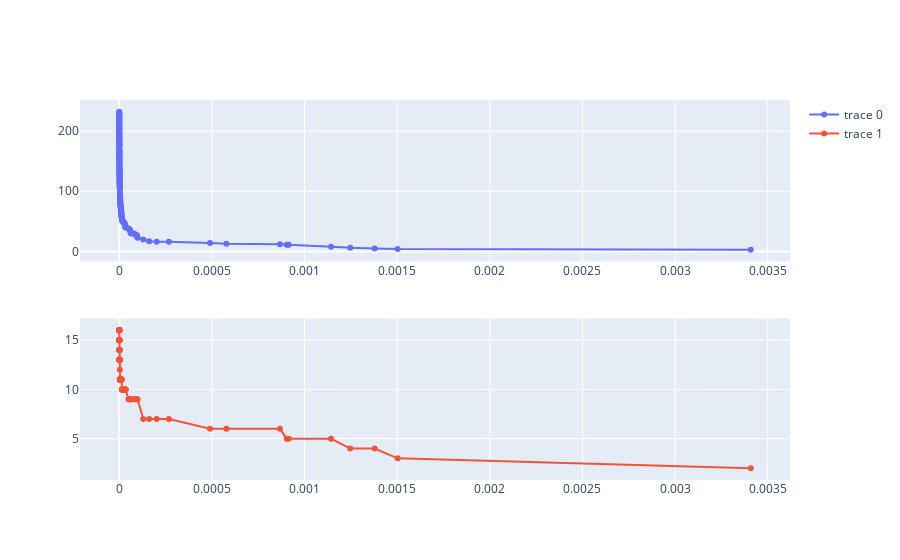

Notebook code for this chart:
### Code cell
clfs = []
for ccp_alpha in ccp_alphas:
    clf = DecisionTreeRegressor(ccp_alpha=ccp_alpha)
    clf.fit(X_train, y_train)
    clfs.append(clf)
clfs = clfs[:-1]
ccp_alphas = ccp_alphas[:-1]

node_counts = [clf.get_n_leaves() for clf in clfs]
depth = [clf.tree_.max_depth for clf in clfs]
fig = make_subplots(rows=2, cols=1)
fig.add_trace(
    go.Scatter(x=ccp_alphas, y=node_counts, mode='lines+markers'),
    row=1, col=1
)

fig.add_trace(
    go.Scatter(x=ccp_alphas, y=depth, mode='lines+markers'),
    row=2, col=1
)

### Figure 1 — Plotly figure (JSON) as saved in the notebook; plotly's stock layout.template omitted (floating-point values rounded to 4 significant figures; data arrays with more than 128 entries replaced by an {"elided": "..."} marker saying what was removed)
{"data": [{"mode": "lines+markers", "type": "scatter", "x": {"elided": "190 float values"}, "xaxis": "x", "y": {"elided": "190 int values"}, "yaxis": "y"}, {"mode": "lines+markers", "type": "scatter", "x": {"elided": "190 float values"}, "xaxis": "x2", "y": {"elided": "190 int values"}, "yaxis": "y2"}], "layout": {"xaxis": {"anchor": "y", "domain": [0, 1]}, "xaxis2": {"anchor": "y2", "domain": [0, 1]}, "yaxis": {"anchor": "x", "domain": [0.575, 1]}, "yaxis2": {"anchor": "x2", "domain": [0, 0.425]}}}
